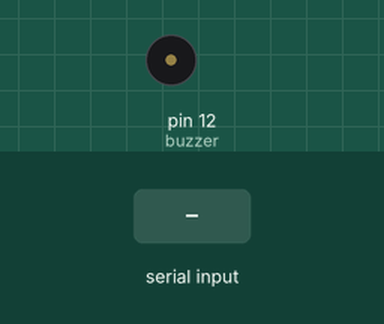
Recording of a sketch running on a simulated Arduino Uno, built with avr-gcc and run on an emulated ATmega328P. Parts: buzzer (waves = sounding). Inputs (shaded band) come from the test bench. What the sketch prints to the serial monitor is not drawn.

Above: at 1.2 s.
1.3 s: "a" received over Serial
At 2.1 s:
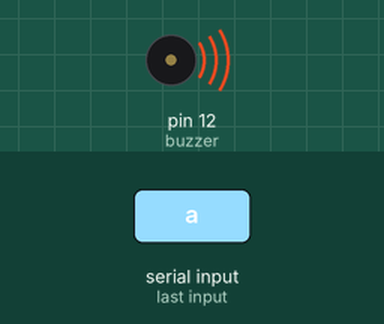
3.8 s: byte 121 ('y') received over Serial
At 5.2 s:
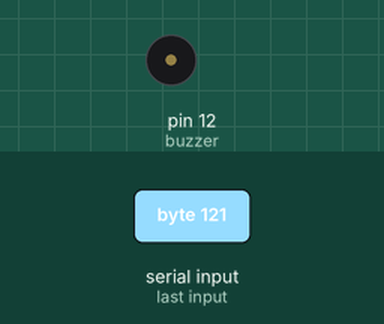
5.3 s: byte 117 ('u') received over Serial
At 5.7 s:
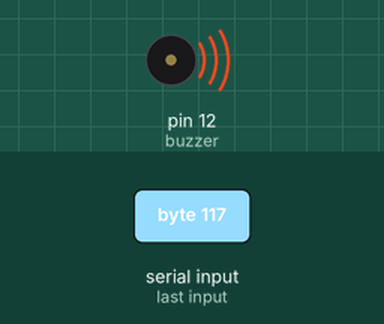
6.8 s: byte 107 ('k') received over Serial
At 8.2 s:
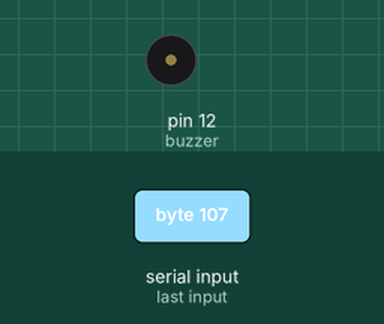
8.3 s: byte 122 ('z') received over Serial
At 9.1 s:
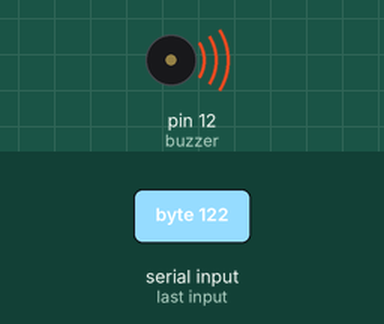
9.8 s: byte 120 ('x') received over Serial
At 12.0 s:
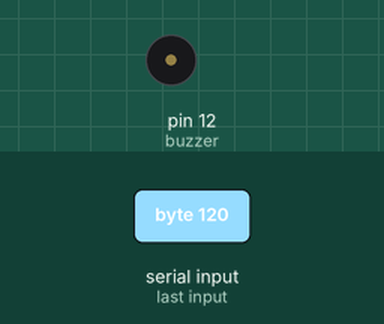
Timing chart, 0 to 12.3 s (numbered marks = the images above; inputs shaded):
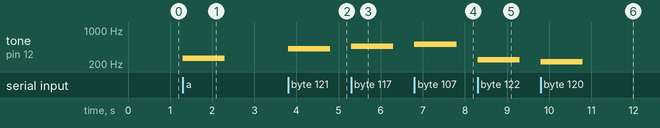

The sketch:

04_Serial_Piano.ino
```cpp
int ib = 0;  //for incoming serial data
int buzzer = 12; //부저가 연결된 디지털핀


void setup() {
  Serial.begin(9600); //opens serial port, sets data
  //pinMode(LED_BUILTIN, OUTPUT);

}

void loop() {
  // send data only when you receive data:
  if (Serial.available() > 0) {  //아두이노가 데이터를 받아서 0 이상이면

    // read the incoming byte:
    ib = Serial.read();
    if(ib == 'a')
    {
      tone(buzzer, 261, 1000); //261:음의 높낮이/주파수, 1000:음의 지속시간
      //digitalWrite(LED_BUILTIN, HIGH);
      Serial.print("도");
    }
    else if(ib == 's')
    {
      tone(buzzer, 293, 1000);
      Serial.print("레");
    }
    else if(ib == 'd')
    {
      tone(buzzer, 329, 1000);
      Serial.print("미");
    }
    else if(ib == 'f')
    {
      tone(buzzer, 349, 1000);
      Serial.print("파");
    }
    else if(ib == 'g')
    {
      tone(buzzer, 391, 1000);
      Serial.print("솔");
    }
    else if(ib == 'h')
    {
      tone(buzzer, 440, 1000);
      Serial.print("라");
    }
    else if(ib == 'j')
    {
      tone(buzzer, 493, 1000);
      Serial.print("시");
    }
    else if(ib == 'w')
    {
      tone(buzzer, 277, 1000);
      Serial.print("도#");
    }
    else if(ib == 'e')
    {
      tone(buzzer, 311, 1000);
      Serial.print("레#");
    }
    else if(ib == 't')
    {
      tone(buzzer, 369, 1000);
      Serial.print("파#");
    }
    else if(ib == 'y')
    {
      tone(buzzer, 415, 1000);
      Serial.print("솔#");
    }
    else if(ib == 'u')
    {
      tone(buzzer, 466, 1000);
      Serial.print("라#");
    }
    else if(ib == 'k')
    {
      tone(buzzer, 515, 1000);
      Serial.print("+도");
    }
    else if(ib == 'z')
    {
      tone(buzzer, 246, 1000);
      Serial.print("-시");
    }
    else if(ib == 'x')
    {
      tone(buzzer, 220, 1000);
      Serial.print("-라");
    }
    else if(ib == 'l')
    {
      tone(buzzer, 584, 1000);
      Serial.print("+도");
    }
    else if(ib == ';')
    {
      tone(buzzer, 659, 1000);
      Serial.print("+레");
    }
    Serial.print((char)ib);
  }

}
```

Measured:
- after the input at 1.3 s, tone on pin 12 (buzzer): silent → 261 Hz at once, → silent 1.0 s later
- after the input at 3.8 s, tone on pin 12 (buzzer): silent → 415 Hz at once, → silent 1.0 s later
- after the input at 5.3 s, tone on pin 12 (buzzer): silent → 466 Hz at once, → silent 1.0 s later
- after the input at 6.8 s, tone on pin 12 (buzzer): silent → 515 Hz at once, → silent 1.0 s later
- after the input at 8.3 s, tone on pin 12 (buzzer): silent → 246 Hz at once, → silent 1.0 s later
- after the input at 9.8 s, tone on pin 12 (buzzer): silent → 220 Hz at once, → silent 1.0 s later
